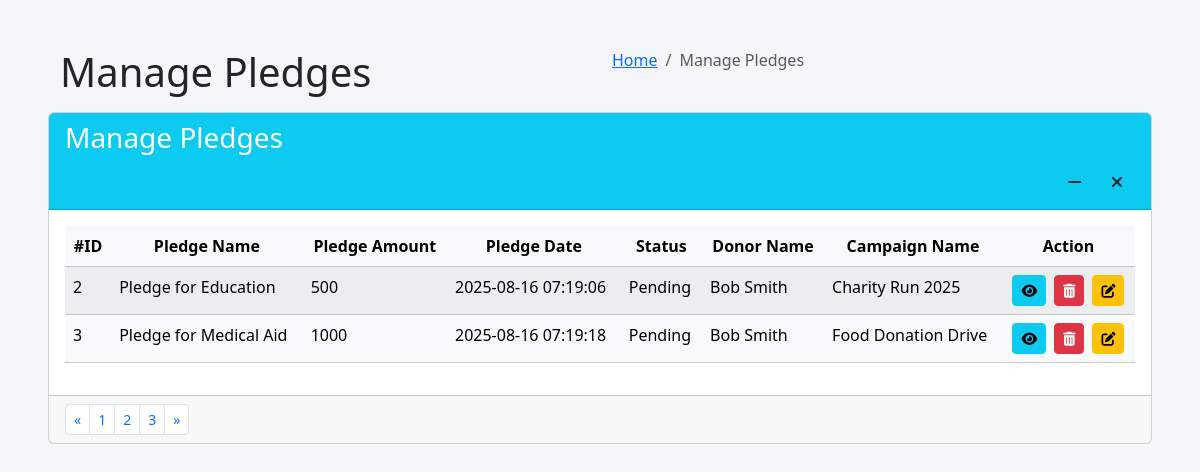
The page /pages/admin/pledges/manage_pledges.php on the database as committed earlier.
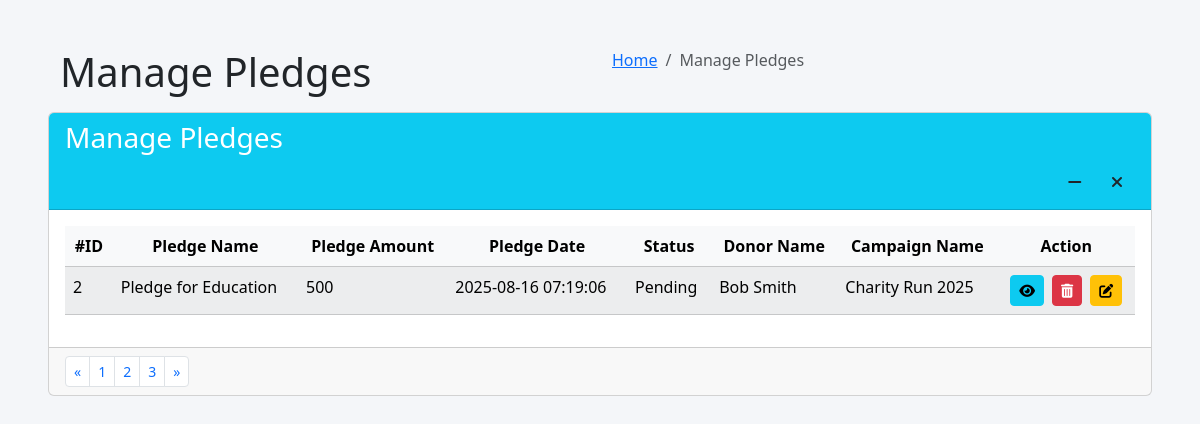
The same page on the database as committed later.
### tables this page shows
CREATE TABLE `pledges` (
  `id` int(11) NOT NULL,
  `name` varchar(255) NOT NULL,
  `pledge_amount` int(11) DEFAULT NULL,
  `pledge_date` timestamp NOT NULL DEFAULT current_timestamp() ON UPDATE current_timestamp(),
  `status` enum('Pending','Completed') DEFAULT 'Pending',
  `donor_id` int(11) DEFAULT NULL,
  `campaign_id` int(11) DEFAULT NULL
);

CREATE TABLE `donors` (
  `id` int(11) NOT NULL,
  `name` varchar(255) NOT NULL,
  `contact` varchar(255) DEFAULT NULL,
  `type` varchar(255) DEFAULT NULL,
  `user_id` int(11) DEFAULT NULL,
  `pledge_id` int(11) DEFAULT NULL
);

CREATE TABLE `campaigns` (
  `id` int(11) NOT NULL,
  `name` varchar(255) NOT NULL,
  `descriptions` varchar(400) NOT NULL,
  `goal_amount` int(11) DEFAULT NULL,
  `total_raised` int(11) NOT NULL,
  `start_date` timestamp NOT NULL DEFAULT current_timestamp() ON UPDATE current_timestamp(),
  `end_date` date DEFAULT NULL,
  `status` enum('Active','Inactive') NOT NULL DEFAULT 'Active',
  `event_id` int(11) DEFAULT NULL,
  `file_path` varchar(255) NOT NULL
);

### pages/admin/pledges/manage_pledges.php (the view, shortened to what the changed rows need)
<?php
include('config.php');
?>
<!DOCTYPE html>
<html lang="en">
<head>
    <link href="https://cdn.jsdelivr.net/npm/bootstrap@5.3.3/dist/css/bootstrap.min.css" rel="stylesheet" xintegrity="sha384-QWTKZyjpPEjISv5WaRU9OFeRpok6YctnYmDr5pNlyT2bRjXh0JMhjY6hW+ALEwIH">
    <link href="https://cdnjs.cloudflare.com/ajax/libs/font-awesome/6.0.0-beta3/css/all.min.css" rel="stylesheet">
</head>
<body>
<div class="container-fluid p-5">
    <section class="content-header">
        <div class="container-fluid">
            <div class="row mb-2">
                <div class="col-sm-6">
                    <h1>Manage Pledges</h1>
                </div>
            </div>
        </div>
    </section>
    <section class="content">
        <div class="card">
            <div class="card-body">
                <table class="table table-hover table-light table-striped">
                    <thead class="table-secondary-subtle text-center fw-bold">
                        <tr>
                            <th>#ID</th>
                            <th>Pledge Name</th>
                            <th>Pledge Amount</th>
                            <th>Pledge Date</th>
                            <th>Status</th>
                            <th>Donor Name</th>
                            <th>Campaign Name</th>
                            <th>Action</th>
                        </tr>
                    </thead>
                    <tbody>
                        <?php
                        $query = "SELECT
                                    p.id, p.name, p.pledge_amount, p.pledge_date, p.status,
                                    d.name AS donor_name, c.name AS campaign_name
                                  FROM
                                    pledges p
                                  LEFT JOIN
                                    donors d ON p.donor_id = d.id
                                  LEFT JOIN
                                    campaigns c ON p.campaign_id = c.id";
                        $pledges_result = $dms->query($query);
                        if ($pledges_result) {
                            while ($row = $pledges_result->fetch_assoc()) {
                                $id = htmlspecialchars($row['id']);
                                $name = htmlspecialchars($row['name']);
                                $pledge_amount = htmlspecialchars($row['pledge_amount']);
                                $pledge_date = htmlspecialchars($row['pledge_date']);
                                $status = htmlspecialchars($row['status']);
                                $donor_name = htmlspecialchars($row['donor_name']);
                                $campaign_name = htmlspecialchars($row['campaign_name']);
                                echo "<tr>";
                                echo "<td>$id</td>";
                                echo "<td>$name</td>";
                                echo "<td>$pledge_amount</td>";
                                echo "<td>$pledge_date</td>";
                                echo "<td>$status</td>";
                                echo "<td>$donor_name</td>";
                                echo "<td>$campaign_name</td>";
                                echo "<td class='d-flex justify-content-center align-items-center'>";
                                echo "<button type='button' class='btn btn-info btn-sm me-2' data-bs-toggle='modal' data-bs-target='#pledgeViewModal'";
                                echo " data-id='$id' data-name='$name' data-amount='$pledge_amount' data-date='$pledge_date' data-status='$status' data-donorname='$donor_name' data-campaignname='$campaign_name' title='View Pledge'>";
                                echo "<i class='fas fa-eye'></i>";
                                echo "</button>";
                                echo "<button type='button' class='btn btn-danger btn-sm me-2' data-bs-toggle='modal' data-bs-target='#deleteConfirmModal' data-id='$id' title='Delete Pledge'>";
                                echo "<i class='fas fa-trash-alt'></i>";
                                echo "</button>";
                                echo "<form action='home.php?page=3' method='post' data-bs-toggle='tooltip' title='Edit Pledge'>";
                                echo "<button type='submit' name='btnEdit' class='btn btn-warning btn-sm'>";
                                echo "<i class='fas fa-edit'></i>";
                                echo "</button>";
                                echo "</form>";
                                echo "</td>";
                                echo "</tr>";
                            }
                        } else {
                            echo "<tr><td colspan='8' class='text-center'>No pledges found.</td></tr>";
                        }
                        ?>
                    </tbody>
                </table>
            </div>
        </div>
    </section>
</div>
</body>
</html>

Rows that differ between the two databases and show on the page:
removed pledges: id "3", name "Pledge for Medical Aid", pledge_amount "1000", pledge_date "2025-08-16 07:19:18", status "Pending", donor.name "Bob Smith", campaign.name "Food Donation Drive"
